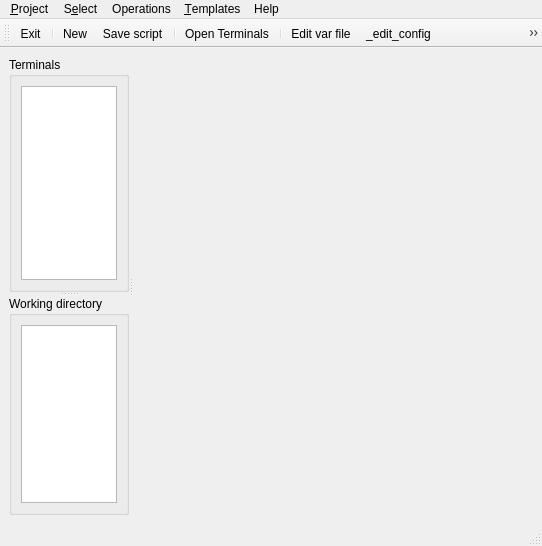
<?xml version="1.0" encoding="UTF-8"?>
<ui version="4.0">
 <class>MainWindow</class>
 <widget class="QMainWindow" name="MainWindow">
  <property name="geometry">
   <rect>
    <x>0</x>
    <y>0</y>
    <width>542</width>
    <height>546</height>
   </rect>
  </property>
  <property name="sizePolicy">
   <sizepolicy hsizetype="Expanding" vsizetype="Expanding">
    <horstretch>0</horstretch>
    <verstretch>0</verstretch>
   </sizepolicy>
  </property>
  <property name="maximumSize">
   <size>
    <width>700</width>
    <height>800</height>
   </size>
  </property>
  <property name="windowTitle">
   <string>Orquesta</string>
  </property>
  <widget class="QWidget" name="centralwidget">
   <layout class="QHBoxLayout" name="horizontalLayout">
    <item>
     <widget class="QSplitter" name="splitter_2">
      <property name="sizePolicy">
       <sizepolicy hsizetype="Expanding" vsizetype="Expanding">
        <horstretch>0</horstretch>
        <verstretch>0</verstretch>
       </sizepolicy>
      </property>
      <property name="maximumSize">
       <size>
        <width>1204</width>
        <height>604</height>
       </size>
      </property>
      <property name="orientation">
       <enum>Qt::Horizontal</enum>
      </property>
      <widget class="QSplitter" name="splitter">
       <property name="sizePolicy">
        <sizepolicy hsizetype="Expanding" vsizetype="Expanding">
         <horstretch>0</horstretch>
         <verstretch>0</verstretch>
        </sizepolicy>
       </property>
       <property name="orientation">
        <enum>Qt::Vertical</enum>
       </property>
       <widget class="QGroupBox" name="groupbox_terminals">
        <property name="enabled">
         <bool>true</bool>
        </property>
        <property name="sizePolicy">
         <sizepolicy hsizetype="Expanding" vsizetype="Expanding">
          <horstretch>0</horstretch>
          <verstretch>0</verstretch>
         </sizepolicy>
        </property>
        <property name="minimumSize">
         <size>
          <width>120</width>
          <height>235</height>
         </size>
        </property>
        <property name="maximumSize">
         <size>
          <width>200</width>
          <height>300</height>
         </size>
        </property>
        <property name="title">
         <string>Terminals</string>
        </property>
	<layout class="QVBoxLayout" name="verticalLayout">
         <item>
          <widget class="OrListWidget" name="listwidget"/>
         </item>
        </layout>
       </widget>
       <widget class="QGroupBox" name="groupbox_cwd">
        <property name="sizePolicy">
         <sizepolicy hsizetype="Expanding" vsizetype="Expanding">
          <horstretch>0</horstretch>
          <verstretch>0</verstretch>
         </sizepolicy>
        </property>
        <property name="minimumSize">
         <size>
          <width>120</width>
          <height>200</height>
         </size>
        </property>
        <property name="maximumSize">
         <size>
          <width>200</width>
          <height>300</height>
         </size>
        </property>
        <property name="title">
         <string>Working directory</string>
        </property>
        <layout class="QVBoxLayout" name="verticalLayout_2">
         <item>
          <widget class="OrTreeView" name="treeview"/>
         </item>
        </layout>
       </widget>
      </widget>
      <widget class="OrSciScintilla" name="sciscintilla">
       <property name="sizePolicy">
        <sizepolicy hsizetype="Expanding" vsizetype="Expanding">
         <horstretch>0</horstretch>
         <verstretch>0</verstretch>
        </sizepolicy>
       </property>
       <property name="minimumSize">
        <size>
         <width>400</width>
         <height>450</height>
        </size>
       </property>
       <property name="maximumSize">
        <size>
         <width>1000</width>
         <height>1000</height>
        </size>
       </property>
      </widget>
     </widget>
    </item>
   </layout>
  </widget>
  <widget class="QMenuBar" name="menubar">
   <property name="geometry">
    <rect>
     <x>0</x>
     <y>0</y>
     <width>542</width>
     <height>18</height>
    </rect>
   </property>
   <property name="defaultUp">
    <bool>false</bool>
   </property>
   <property name="nativeMenuBar">
    <bool>true</bool>
   </property>
   <widget class="QMenu" name="menu_project">
    <property name="title">
     <string>&amp;Project</string>
    </property>
    <property name="separatorsCollapsible">
     <bool>true</bool>
    </property>
    <addaction name="action_save"/>
    <addaction name="action_exit"/>
    <addaction name="action_new"/>
   </widget>
   <widget class="QMenu" name="menu_operation">
    <property name="title">
     <string>Operations</string>
    </property>
    <addaction name="action_open_terminals"/>
    <addaction name="action_send_move_next"/>
    <addaction name="action_send"/>
    <addaction name="action_close_terminals"/>
    <addaction name="separator"/>
    <addaction name="action_edit_var_file"/>
   </widget>
   <widget class="QMenu" name="menu_help">
    <property name="title">
     <string>Help</string>
    </property>
    <addaction name="action_about"/>
   </widget>
   <widget class="QMenu" name="menu_select">
    <property name="title">
     <string>S&amp;elect</string>
    </property>
    <widget class="QMenu" name="menu_unselect">
     <property name="title">
      <string>Unselect</string>
     </property>
    </widget>
    <addaction name="action_select_all"/>
    <addaction name="action_unselect_all"/>
    <addaction name="action_invert"/>
   </widget>
   <widget class="QMenu" name="menu_templates">
    <property name="title">
     <string>&amp;Templates</string>
    </property>
    <addaction name="action_save_as_template"/>
    <addaction name="separator"/>
   </widget>
   <addaction name="menu_project"/>
   <addaction name="menu_select"/>
   <addaction name="menu_operation"/>
   <addaction name="menu_templates"/>
   <addaction name="menu_help"/>
  </widget>
  <widget class="QStatusBar" name="statusbar"/>
  <widget class="QToolBar" name="toolBar">
   <property name="windowTitle">
    <string>toolBar</string>
   </property>
   <property name="iconSize">
    <size>
     <width>28</width>
     <height>28</height>
    </size>
   </property>
   <property name="floatable">
    <bool>true</bool>
   </property>
   <attribute name="toolBarArea">
    <enum>TopToolBarArea</enum>
   </attribute>
   <attribute name="toolBarBreak">
    <bool>false</bool>
   </attribute>
   <addaction name="action_exit"/>
   <addaction name="separator"/>
   <addaction name="action_new"/>
   <addaction name="action_save"/>
   <addaction name="separator"/>
   <addaction name="action_open_terminals"/>
   <addaction name="separator"/>
   <addaction name="action_edit_var_file"/>
   <addaction name="action_edit_config"/>
   <addaction name="action_open_local_term"/>
   <addaction name="action_open_local_dir"/>
  </widget>
  <action name="action_save">
   <property name="icon">
    <iconset resource="resources.qrc">
     <normaloff>:/toolbar/img/save.png</normaloff>:/toolbar/img/save.png</iconset>
   </property>
   <property name="text">
    <string>&amp;Save script</string>
   </property>
  </action>
  <action name="action_exit">
   <property name="icon">
    <iconset resource="resources.qrc">
     <normaloff>:/toolbar/img/exit.png</normaloff>:/toolbar/img/exit.png</iconset>
   </property>
   <property name="text">
    <string>&amp;Exit</string>
   </property>
  </action>
  <action name="action_select_all">
   <property name="text">
    <string>All</string>
   </property>
   <property name="shortcut">
    <string>Ctrl+S</string>
   </property>
  </action>
  <action name="action_unselect_all">
   <property name="text">
    <string>None</string>
   </property>
   <property name="shortcut">
    <string>Alt+S</string>
   </property>
  </action>
  <action name="action_about">
   <property name="text">
    <string>About</string>
   </property>
  </action>
  <action name="action_open_terminals">
   <property name="icon">
    <iconset resource="resources.qrc">
     <normaloff>:/toolbar/img/remote.png</normaloff>:/toolbar/img/remote.png</iconset>
   </property>
   <property name="text">
    <string>Open Terminals</string>
   </property>
   <property name="shortcut">
    <string>Ctrl+O</string>
   </property>
  </action>
  <action name="action_send_move_next">
   <property name="text">
    <string>Send and move next</string>
   </property>
   <property name="shortcut">
    <string>F1</string>
   </property>
  </action>
  <action name="action_send">
   <property name="text">
    <string>Send</string>
   </property>
   <property name="shortcut">
    <string>F2</string>
   </property>
  </action>
  <action name="action_new">
   <property name="icon">
    <iconset resource="resources.qrc">
     <normaloff>:/toolbar/img/new.png</normaloff>:/toolbar/img/nuevo.png</iconset>
   </property>
   <property name="text">
    <string>New</string>
   </property>
   <property name="toolTip">
    <string>New project</string>
   </property>
  </action>
  <action name="action_invert">
   <property name="text">
    <string>Invert selection</string>
   </property>
   <property name="toolTip">
    <string>Invert selection</string>
   </property>
   <property name="shortcut">
    <string>Ctrl+I</string>
   </property>
  </action>
  <action name="action_close_terminals">
   <property name="text">
    <string>Close terminals</string>
   </property>
  </action>
  <action name="action_save_as_template">
   <property name="text">
    <string>&amp;Save as template</string>
   </property>
  </action>
  <action name="action_edit_var_file">
   <property name="icon">
    <iconset resource="resources.qrc">
     <normaloff>:/toolbar/img/var.png</normaloff>:/toolbar/img/var.png</iconset>
   </property>
   <property name="text">
    <string>Edit var file</string>
   </property>
  </action>
  <action name="action_edit_config">
   <property name="icon">
    <iconset resource="resources.qrc">
     <normaloff>:/toolbar/img/config.png</normaloff>:/toolbar/img/config.png</iconset>
   </property>
   <property name="text">
    <string>_edit_config</string>
   </property>
   <property name="toolTip">
    <string>Modify config file</string>
   </property>
  </action>
  <action name="action_open_local_dir">
   <property name="icon">
    <iconset resource="resources.qrc">
     <normaloff>:/toolbar/img/directory.png</normaloff>:/toolbar/img/directory.png</iconset>
   </property>
   <property name="text">
    <string>_open_dir_in_cwd</string>
   </property>
   <property name="toolTip">
    <string>Open local directory</string>
   </property>
  </action>
  <action name="action_open_local_term">
   <property name="icon">
    <iconset resource="resources.qrc">
     <normaloff>:/toolbar/img/terminal.png</normaloff>:/toolbar/img/terminal.png</iconset>
   </property>
   <property name="text">
    <string>_open_term_in_cwd</string>
   </property>
   <property name="toolTip">
    <string>Open local terminal in current directory</string>
   </property>
  </action>
  <action name="action_restart">
   <property name="icon">
    <iconset resource="resources.qrc">
     <normaloff>:/toolbar/img/reset.png</normaloff>:/toolbar/img/reset.png</iconset>
   </property>
   <property name="text">
    <string>_restart</string>
   </property>
   <property name="toolTip">
    <string>Restart</string>
   </property>
  </action>
 </widget>
 <customwidgets>
  <customwidget>
   <class>QsciScintilla</class>
   <extends>QFrame</extends>
   <header>Qsci/qsciscintilla.h</header>
  </customwidget>
  <customwidget>
   <class>OrSciScintilla</class>
   <extends>QsciScintilla</extends>
   <header>widgets.orsciscintilla</header>
  </customwidget>
  <customwidget>
   <class>OrListWidget</class>
   <extends>QListWidget</extends>
   <header>widgets.orlistwidget</header>
  </customwidget>
  <customwidget>
   <class>OrTreeView</class>
   <extends>QTreeView</extends>
   <header>widgets.ortreeview</header>
  </customwidget>
 </customwidgets>
 <tabstops>
  <tabstop>listwidget</tabstop>
  <tabstop>sciscintilla</tabstop>
  <tabstop>treeview</tabstop>
 </tabstops>
 <resources>
  <include location="resources.qrc"/>
 </resources>
 <connections/>
</ui>
